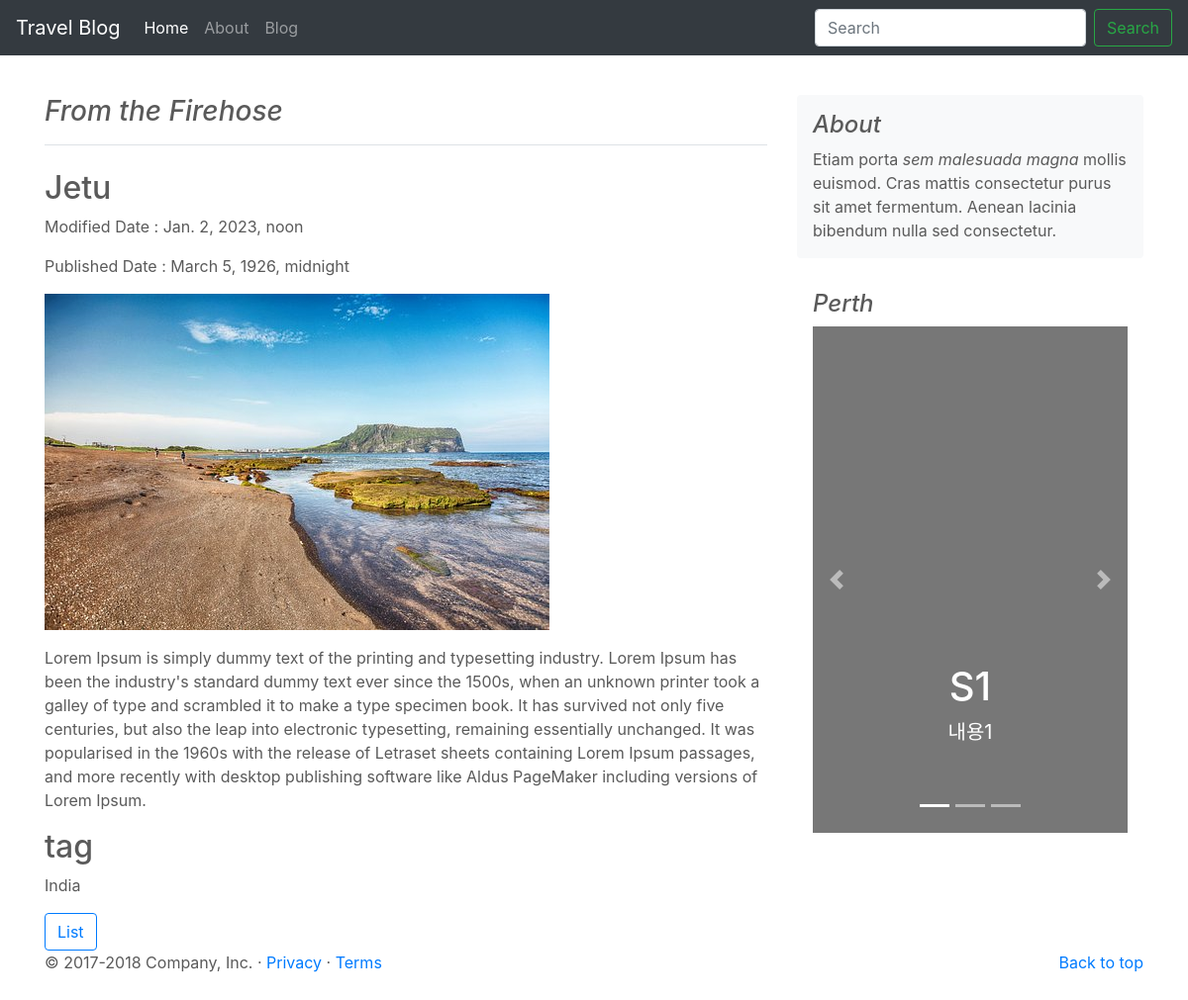
The app's page /blog/2/ with its own data.
### main/models.py (models this page shows, shortened)
class Post(models.Model):
    postname= models.CharField(max_length=50)
    Lat=models.FloatField(null=True)
    Lng=models.FloatField(null=True)
    mainphoto=models.ImageField(blank=True,null=True)
    publishedDate=models.DateTimeField(blank=True,null=True)
    modifiedDate=models.DateTimeField(blank=True,null=True)
    contents= models.TextField()
    tag=TaggableManager(blank=True)

### main/views.py (the view)
# urls.py: path('blog/<int:pk>/',postdetails),
def postdetails(request,pk):
    postlist=Post.objects.get(pk=pk)
    return render(request, 'postdetails.html', {'postlist':postlist})

### templates/postdetails.html (shortened to what this page needs)
<!doctype html>
<html lang="ko">
  <head>
    <link rel="stylesheet" href="https://stackpath.bootstrapcdn.com/bootstrap/4.1.1/css/bootstrap.min.css">
  </head>
  <body>
    <header>
      <nav class="navbar navbar-expand-md navbar-dark fixed-top bg-dark">
        <a class="navbar-brand" href="#">Travel Blog</a>
        <div class="collapse navbar-collapse" id="navbarCollapse">
          <ul class="navbar-nav mr-auto">
            <li class="nav-item active">
              <a class="nav-link" href="#">Home<span class="sr-only">(current)</span></a>
            </li>
            <li class="nav-item">
              <a class="nav-link" href="about.html">About</a>
            </li>
            <li class="nav-item">
              <a class="nav-link" href="blog.html">Blog</a>
            </li>
          </ul>
          <form class="form-inline mt-2 mt-md-0">
            <input class="form-control mr-sm-2" type="text" placeholder="Search" aria-label="Search">
            <button class="btn btn-outline-success my-2 my-sm-0" type="submit">Search</button>
          </form>
        </div>
      </nav>
    </header>
    <br><br>
        <main role="main" class="container">
          <div class="row">
            <div class="col-md-8 blog-main">
              <h3 class="pb-3 mb-4 font-italic border-bottom">
                From the Firehose
              </h3>
              <div class="blog-post">
                <h2 class="blog-post-title">{{ postlist.postname }}</h2>
                <p class="blog-post-meta">Modified Date : {{ postlist.modifiedDate }}</p>
                <p class="blog-post-meta">Published Date : {{ postlist.publishedDate }}</p>
                {% if postlist.mainphoto %}
                    <img src="{{ postlist.mainphoto.url }}">
                {% endif %}
                <p>{{ postlist.contents|linebreaks }}</p>
                <h2>tag</h2>
                <p>{{ postlist.tag.names.0 }}</p>
              </div>
              <nav class="blog-pagination">
                <a class="btn btn-outline-primary" href="'http://127.0.0.1:8000/blog/">List</a>
              </nav>
            </div>
            <aside class="col-md-4 blog-sidebar">
              <div class="p-3 mb-3 bg-light rounded">
                <h4 class="font-italic">About</h4>
                <p class="mb-0">Etiam porta <em>sem malesuada magna</em> mollis euismod. Cras mattis consectetur purus sit amet fermentum. Aenean lacinia bibendum nulla sed consectetur.</p>
              </div>
              <div class="p-3">
                <h4 class="font-italic">Perth</h4>
                <div id="myCarousel" class="carousel slide" data-ride="carousel">
                  <ol class="carousel-indicators">
                    <li data-target="#myCarousel" data-slide-to="0" class="active"></li>
                    <li data-target="#myCarousel" data-slide-to="1"></li>
                    <li data-target="#myCarousel" data-slide-to="2"></li>
                  </ol>
                  <div class="carousel-inner">
                    <div class="carousel-item active">
                      <img class="first-slide" alt="First slide">
                      <div class="container">
                        <div class="carousel-caption">
                          <h1>S1</h1>
                          <p>내용1</p>
                        </div>
                      </div>
                    </div>
                  </div>
                  <a class="carousel-control-prev" href="#myCarousel" role="button" data-slide="prev">
                    <span class="carousel-control-prev-icon" aria-hidden="true"></span>
                  </a>
                  <a class="carousel-control-next" href="#myCarousel" role="button" data-slide="next">
                    <span class="carousel-control-next-icon" aria-hidden="true"></span>
                  </a>
                </div>
              </div>
            </aside>
          </div>
        </main>
      <footer class="container">
        <p class="float-right"><a href="#">Back to top</a></p>
        <p>&copy; 2017-2018 Company, Inc. &middot; <a href="#">Privacy</a> &middot; <a href="#">Terms</a></p>
      </footer>
  </body>
</html>

### templates/postdetails.html (style rules this page uses)
body { padding-top: 3rem; padding-bottom: 3rem; color: #5a5a5a; }
.carousel { margin-bottom: 4rem; }
.carousel-caption { bottom: 3rem; z-index: 10; }
.carousel-item { height: 32rem; background-color: #777; }
.carousel-item > img { position: absolute; top: 0; left: 0; min-width: 100%; height: 32rem; }
@media (min-width: 40em) { .carousel-caption p { margin-bottom: 1.25rem; font-size: 1.25rem; line-height: 1.4; } }

### records on screen
Post: postname "Jetu", modifiedDate "Jan. 2, 2023, noon", publishedDate "March 5, 1926, midnight", mainphoto (picture), contents "Lorem Ipsum is simply dummy text of the printing and typesetting industry. Lorem Ipsum has been the industry's standard dummy text ever since the 1500s, when an unknown printer took a galley of type and scrambled it to make a type specimen book. It has survived not only five centuries, but also the leap into electronic typesetting, remaining essentially unchanged. It was popularised in the 1960s with the release of Letraset sheets containing Lorem Ipsum passages, and more recently with desktop publishing software like Aldus PageMaker including versions of Lorem Ipsum.", tag.names.0 "India"
